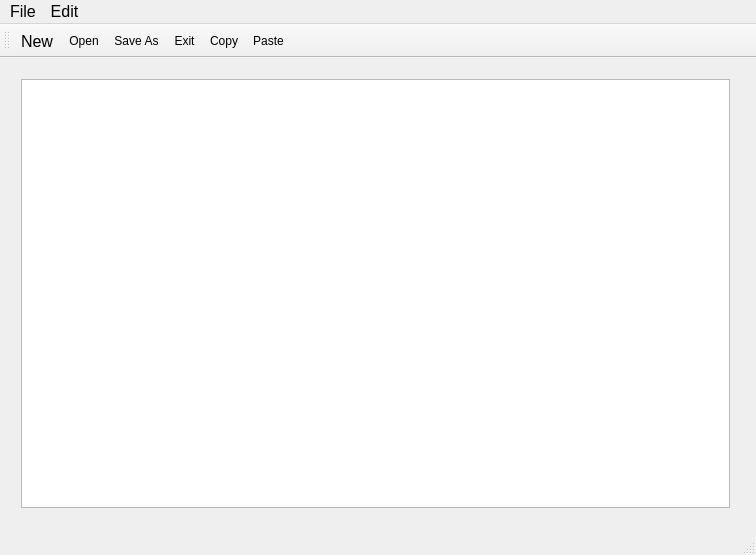
<?xml version="1.0" encoding="UTF-8"?>
<ui version="4.0">
 <class>MainWindow</class>
 <widget class="QMainWindow" name="MainWindow">
  <property name="geometry">
   <rect>
    <x>0</x>
    <y>0</y>
    <width>756</width>
    <height>555</height>
   </rect>
  </property>
  <property name="windowTitle">
   <string>MainWindow</string>
  </property>
  <widget class="QWidget" name="centralWidget">
   <widget class="QWidget" name="verticalLayoutWidget">
    <property name="geometry">
     <rect>
      <x>10</x>
      <y>10</y>
      <width>731</width>
      <height>451</height>
     </rect>
    </property>
    <layout class="QVBoxLayout" name="verticalLayout">
     <item>
      <widget class="QTextEdit" name="textEdit">
       <property name="font">
        <font>
         <family>Calibri</family>
         <pointsize>12</pointsize>
        </font>
       </property>
      </widget>
     </item>
    </layout>
   </widget>
  </widget>
  <widget class="QMenuBar" name="menuBar">
   <property name="geometry">
    <rect>
     <x>0</x>
     <y>0</y>
     <width>756</width>
     <height>34</height>
    </rect>
   </property>
   <property name="font">
    <font>
     <pointsize>12</pointsize>
    </font>
   </property>
   <widget class="QMenu" name="menuFile">
    <property name="font">
     <font>
      <pointsize>12</pointsize>
     </font>
    </property>
    <property name="title">
     <string>File</string>
    </property>
    <addaction name="actionNew"/>
    <addaction name="actionOpen"/>
    <addaction name="actionSave_As"/>
    <addaction name="actionPrint"/>
    <addaction name="actionExit"/>
   </widget>
   <widget class="QMenu" name="menuEdit">
    <property name="font">
     <font>
      <pointsize>12</pointsize>
     </font>
    </property>
    <property name="title">
     <string>Edit</string>
    </property>
    <addaction name="actionCopy"/>
    <addaction name="actionPaste"/>
    <addaction name="actionRedo"/>
    <addaction name="actionUndo"/>
   </widget>
   <addaction name="menuFile"/>
   <addaction name="menuEdit"/>
  </widget>
  <widget class="QToolBar" name="mainToolBar">
   <attribute name="toolBarArea">
    <enum>TopToolBarArea</enum>
   </attribute>
   <attribute name="toolBarBreak">
    <bool>false</bool>
   </attribute>
   <addaction name="actionNew"/>
   <addaction name="actionOpen"/>
   <addaction name="actionSave_As"/>
   <addaction name="actionExit"/>
   <addaction name="actionCopy"/>
   <addaction name="actionPaste"/>
  </widget>
  <widget class="QStatusBar" name="statusBar"/>
  <action name="actionNew">
   <property name="icon">
    <iconset resource="resources.qrc">
     <normaloff>:/imgs/Icons/Icons/New.bmp</normaloff>:/imgs/Icons/Icons/New.bmp</iconset>
   </property>
   <property name="text">
    <string>New</string>
   </property>
   <property name="font">
    <font>
     <pointsize>12</pointsize>
    </font>
   </property>
  </action>
  <action name="actionOpen">
   <property name="icon">
    <iconset resource="resources.qrc">
     <normaloff>:/imgs/Icons/Icons/Open.bmp</normaloff>:/imgs/Icons/Icons/Open.bmp</iconset>
   </property>
   <property name="text">
    <string>Open</string>
   </property>
  </action>
  <action name="actionSave_As">
   <property name="icon">
    <iconset resource="resources.qrc">
     <normaloff>:/imgs/Icons/Icons/Save.bmp</normaloff>:/imgs/Icons/Icons/Save.bmp</iconset>
   </property>
   <property name="text">
    <string>Save As</string>
   </property>
  </action>
  <action name="actionPrint">
   <property name="text">
    <string>Print</string>
   </property>
  </action>
  <action name="actionExit">
   <property name="icon">
    <iconset>
     <normalon>:/imgs/Icons/Icons/DeleteSticky.bmp</normalon>
    </iconset>
   </property>
   <property name="text">
    <string>Exit</string>
   </property>
  </action>
  <action name="actionCopy">
   <property name="icon">
    <iconset resource="resources.qrc">
     <normaloff>:/imgs/Icons/Icons/Copy.bmp</normaloff>:/imgs/Icons/Icons/Copy.bmp</iconset>
   </property>
   <property name="text">
    <string>Copy</string>
   </property>
  </action>
  <action name="actionPaste">
   <property name="icon">
    <iconset resource="resources.qrc">
     <normaloff>:/imgs/Icons/Icons/Paste.bmp</normaloff>:/imgs/Icons/Icons/Paste.bmp</iconset>
   </property>
   <property name="text">
    <string>Paste</string>
   </property>
  </action>
  <action name="actionRedo">
   <property name="text">
    <string>Redo</string>
   </property>
  </action>
  <action name="actionUndo">
   <property name="text">
    <string>Undo</string>
   </property>
  </action>
 </widget>
 <layoutdefault spacing="6" margin="11"/>
 <resources>
  <include location="resources.qrc"/>
 </resources>
 <connections/>
</ui>
